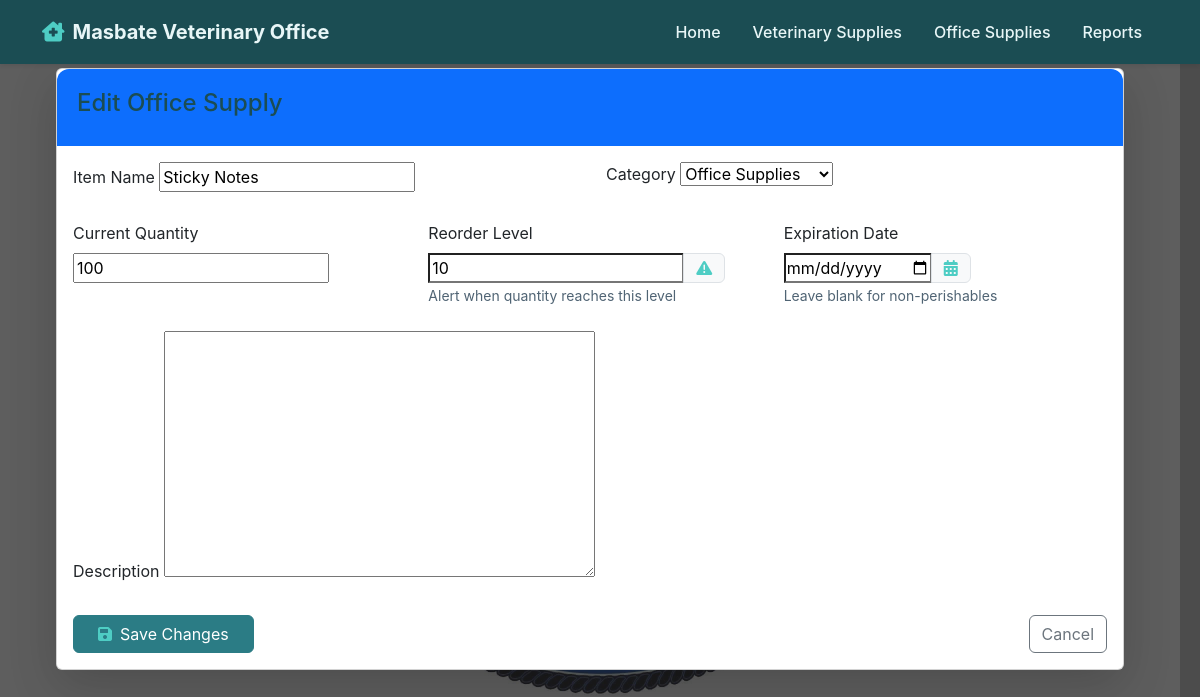
Page /office/supplies/1/update/ (signed in) on the committed database.
### office_supplies/models.py (models this page shows, shortened)
class OfficeSupply(models.Model):
    name = models.CharField(max_length=200)
    category = models.ForeignKey('OfficeCategory', on_delete=models.PROTECT)
    quantity = models.PositiveIntegerField()
    reorder_level = models.PositiveIntegerField(default=10)
    expiration_date = models.DateField(null=True, blank=True)
    description = models.TextField(blank=True)
    class Meta:
        verbose_name_plural = "Office Supplies"

### office_supplies/views.py (the view, shortened to what this page needs)
# urls.py: path('supplies/<int:pk>/update/', OfficeSupplyUpdate.as_view(), name='supply-update'),
class OfficeSupplyUpdate(LoginRequiredMixin, UpdateView):
    model = OfficeSupply
    form_class = OfficeSupplyForm
    template_name = 'office_supplies/form.html'

### office_supplies/forms.py
class OfficeSupplyForm(forms.ModelForm):
    class Meta:
        model = OfficeSupply
        fields = ['name', 'category', 'quantity', 'reorder_level', 'expiration_date', 'description']
        widgets = {
            'expiration_date': forms.DateInput(attrs={'type': 'date'}),
            'reorder_level': forms.NumberInput(attrs={'min': 1}),
            'quantity': forms.NumberInput(attrs={'min': 0}),
        }
        labels = {
            'name': 'Item Name',
            'category': 'Category',
            'quantity': 'Quantity',
            'reorder_level': 'Reorder Level',
            'expiration_date': 'Expiration Date',
            'description': 'Description'
        }

### office_supplies/models.py (called while the page is built)
    def __str__(self):
        return self.name

### office_supplies/templates/office_supplies/form.html (shortened to what this page needs)
{% extends 'base.html' %}
{% block content %}
<div class="card shadow-lg">
    <div class="card-header bg-primary text-white">
        <h4>{% if object %}Edit{% else %}Add{% endif %} Office Supply</h4>
    </div>
    <div class="card-body">
        <form method="post">
            <div class="row g-3 mb-4">
                <div class="col-md-6">
                    <div class="form-group">
                        <label class="form-label">Item Name</label>
                        {{ form.name }}
                    </div>
                </div>
                <div class="col-md-6">
                    <div class="form-group">
                        <label class="form-label">Category</label>
                        {{ form.category }}
                    </div>
                </div>
            </div>
            <div class="row g-3 mb-4">
                <div class="col-md-4">
                    <div class="form-group">
                        <label class="form-label">Current Quantity</label>
                        {{ form.quantity }}
                    </div>
                </div>
                <div class="col-md-4">
                    <div class="form-group">
                        <label class="form-label">Reorder Level</label>
                        <div class="input-group">
                            {{ form.reorder_level }}
                            <span class="input-group-text">
                                <i class="fas fa-exclamation-triangle"></i>
                            </span>
                        </div>
                        <small class="form-text text-muted">Alert when quantity reaches this level</small>
                    </div>
                </div>
                <div class="col-md-4">
                    <div class="form-group">
                        <label class="form-label">Expiration Date</label>
                        <div class="input-group">
                            {{ form.expiration_date }}
                            <span class="input-group-text">
                                <i class="fas fa-calendar-alt"></i>
                            </span>
                        </div>
                        <small class="form-text text-muted">Leave blank for non-perishables</small>
                    </div>
                </div>
            </div>
            <div class="mb-4">
                <label class="form-label">Description</label>
                {{ form.description }}
            </div>
            <div class="d-flex justify-content-between mt-4">
                <button type="submit" class="btn btn-primary px-4">
                    <i class="fas fa-save me-2"></i>Save Changes
                </button>
                <a href="{% url 'office_supplies:supply-list' %}" class="btn btn-outline-secondary">
                    Cancel
                </a>
            </div>
        </form>
    </div>
</div>
{% endblock %}

### static/css/custom.css (style rules this page uses)
.input-group { max-width: 400px; margin: 0 auto; }

### rows in the picture
OfficeSupply: name "Sticky Notes", category "Office Supplies", quantity "100", reorder_level "10"
